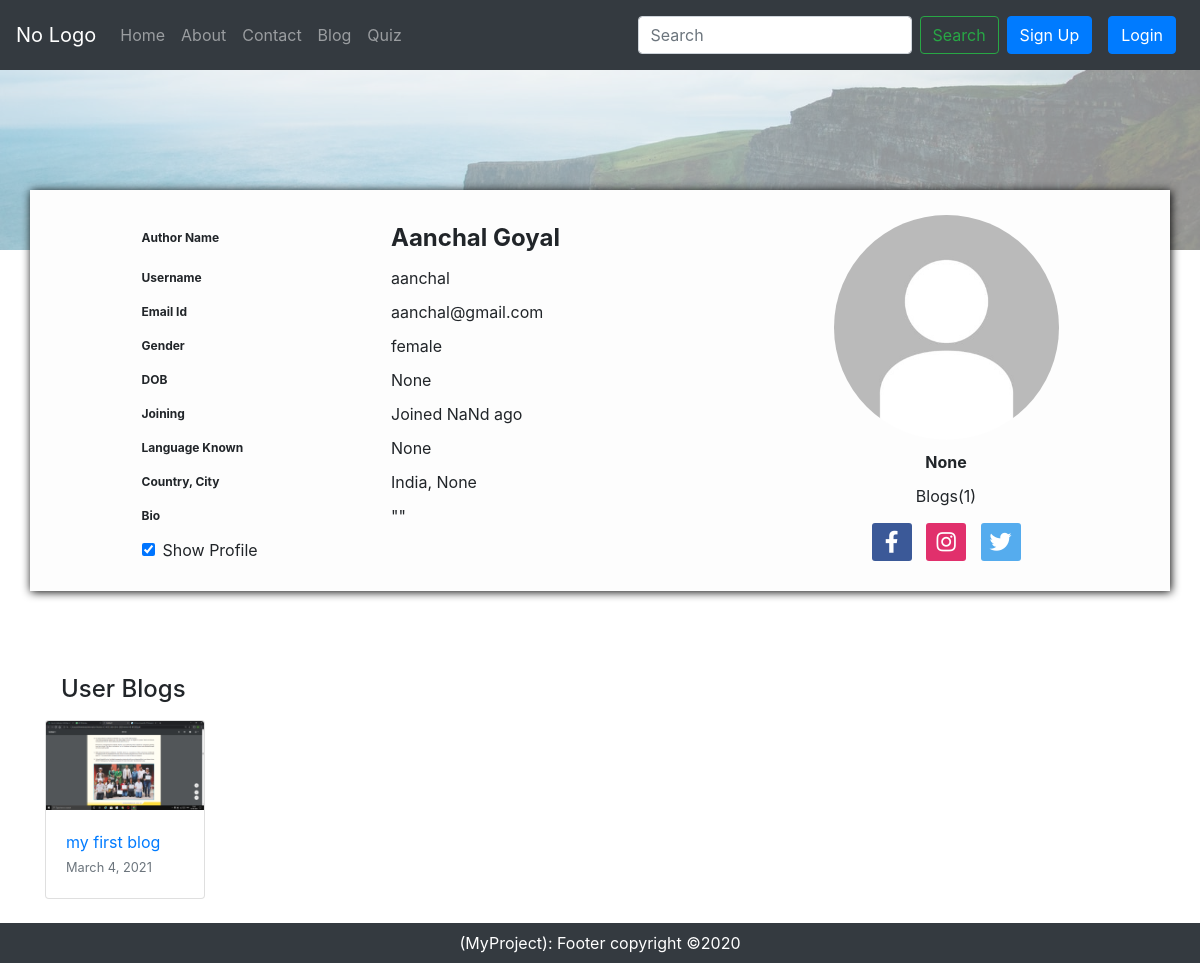
The page /blog/viewAuthorProfile/aanchal on the database as committed earlier.
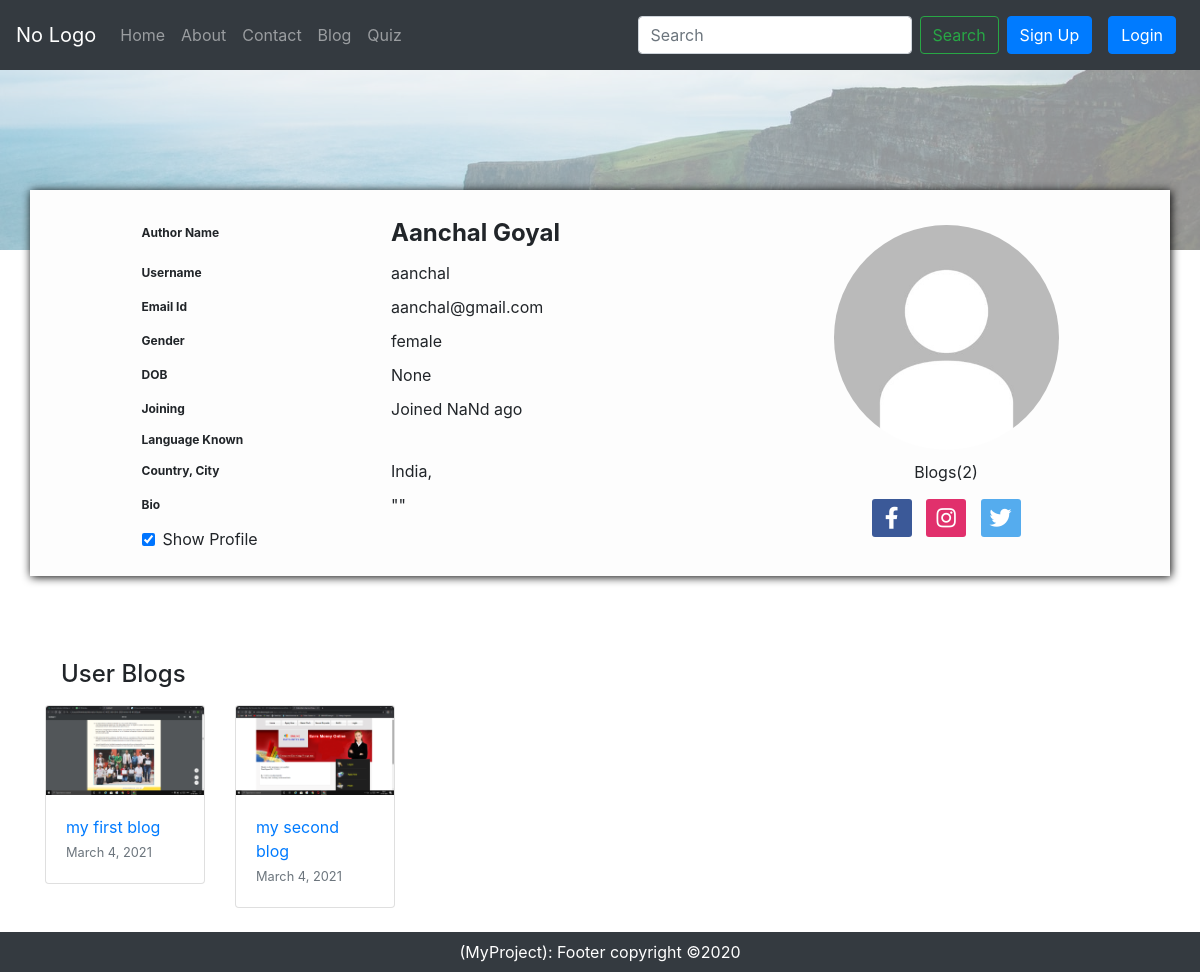
The same page on the database as committed later.
### home/models.py (models this page shows, shortened)
class UserProfile(models.Model):
    GENDER_CHOICES = (
        ("MALE","male"),
        ("FEMALE","female"),
        ("OTHERS","others"),
    )
    UserUsername = models.OneToOneField(User,on_delete=models.CASCADE,blank=True, null=True)
    phoneNumber = models.CharField(blank=True,null=True,max_length=12)
    Gender = models.CharField(choices=GENDER_CHOICES,max_length=50,blank=True)
    Dob = models.DateField(auto_now_add=False,auto_now=False,blank=True,null=True)
    JoiningDate = models.DateTimeField(auto_now_add=True)
    Country = models.CharField(max_length=100,blank=True, null=True)
    State = models.CharField(max_length=100,blank=True, null=True)
    District = models.CharField(max_length=100,blank=True, null=True)
    city = models.CharField(max_length=100,blank=True, null=True)
    address = models.CharField(max_length=100,blank=True, null=True)
    designation = models.CharField(max_length=100,blank=True, null=True)
    facebook_url = models.CharField(max_length=100,blank=True, null=True)
    instagram_url = models.CharField(max_length=100,blank=True, null=True)
    twitter_url = models.CharField(max_length=100,blank=True, null=True)
    pincode = models.CharField(blank=True,null=True,max_length=10)
    Bio = models.TextField(blank=True, null=True)
    coverImage = models.ImageField(blank=True, null=True,upload_to='images/coverImage/',default='defaultCover.jpg')
    profileImage = models.ImageField(blank=True, null=True,upload_to='images/profileImage/',default='defaultProfile.jpg')
    isPublic = models.BooleanField(default=False)
    securityQues = models.CharField(max_length=200,blank=True, null=True)
    securityAns = models.CharField(max_length=400,blank=True, null=True)
    language = models.CharField(max_length=400,blank=True, null=True)

### blog/models.py (models this page shows, shortened)
class UserPost(models.Model):
    authorUsername = models.ForeignKey(User,on_delete=models.CASCADE)
    title = models.CharField(max_length=255)
    label = models.CharField(max_length=200)
    category = models.CharField(max_length=200)
    image = models.ImageField(upload_to='images/userPost/')
    slug = models.CharField(max_length=255)
    author = models.CharField(max_length=50)
    dateUpdate = models.DateTimeField(auto_now=True,blank=True, null=True)
    timeStamp = models.DateTimeField(auto_now_add=True,blank=True, null=True)
    timeRead = models.CharField(max_length=10)
    content = RichTextField(blank=True)
    userStatus = models.CharField(max_length=50)
    adminStatus = models.BooleanField(default=False)

### blog/views.py (the view)
# urls.py: path('viewAuthorProfile/<str:profile>',views.viewProfile,name="viewProfile"),
def viewProfile(request,profile):
    myuser = User.objects.filter(username=profile).first()
    if myuser is not None:
        myprofile =  UserProfile.objects.filter(UserUsername=myuser,isPublic=True).first()
        if myprofile is None:
            myprofile = UserProfile.objects.filter(UserUsername=myuser).first()
            context = {"profileHide":True,"username":myuser.username}
            return render(request,'blog/ViewAuthorProfile.html',context)
        else:
            user_post = UserPost.objects.filter(authorUsername=myuser,adminStatus=True,userStatus="publish")
            context = {"myuser":myuser,"myprofile":myprofile,"postCount":user_post.count(),'userPost':user_post}
            return render(request,'blog/ViewAuthorProfile.html',context)
    else:
        return HttpResponse("404 page not found")

### home/context_processors.py (called while the page is built)
def profile(request):
    if not request.user.is_authenticated:
        return {
            'profile': 'Anonymous'
        }
    else:
        return{
        'profile': UserProfile.objects.filter(UserUsername=request.user).first()
        }

### templates/blog/ViewAuthorProfile.html (shortened to what the changed rows need)
{% extends 'home/base.html' %}
{% block css %}
{% load static %}
<link rel="stylesheet" href="{% static 'css/profile.css' %}">
{% endblock css %}
{% block body %}
<div class="container-fluid p-0">
    {% if profileHide %}
    <div style="min-height:100vh;" class="text-center m-3">
        <h2><strong style="font-size: 1.2em;border-bottom:2px solid grey">{{username}}</strong> profile is not Public. </h2>
    </div>
    {% else %}
    <div class="timeline-image">
        <img src="/media/{{myprofile.coverImage}}" alt="timeline">
    </div>
    <div class="container profile-container">
        <div class="left-profile-block">
            <div class="profile-element">
                <div class="small-text">Author Name</div>
                <div class="big">
                    <span>{{myuser.first_name}}</span>
                    <span>{{myuser.last_name}}</span>
                </div>
            </div>
            <div class="profile-element">
                <div class="small-text">Username </div>
                <div>
                    <span>{{myuser.username}}</span>
                </div>
            </div>
            <div class="profile-element">
                <div class="small-text">Email Id </div>
                <div>
                    <span>{{myuser.email}}</span>
                </div>
            </div>
            <div class="profile-element">
                <div class="small-text ">Gender</div>
                <div class="text-lowercase">
                    <span>{{myprofile.Gender}}</span>
                </div>
            </div>
            <div class="profile-element">
                <div class="small-text">DOB</div>
                <div>
                    <span>{{myprofile.Dob}}</span>
                </div>
            </div>
            <div class="profile-element">
                <div class="small-text">Joining </div>
                <div>
                    <span id="joining">{{myprofile.JoiningDate.isoformat}}</span>
                </div>
            </div>
            <div class="profile-element">
                <div class="small-text">Language Known </div>
                <div>
                    <span>{{myprofile.language}}</span>
                </div>
            </div>
            <div class="profile-element">
                <div class="small-text">Country, City</div>
                <div>
                    <span>{{myprofile.Country}}</span>,
                    <span>{{myprofile.city}}</span>
                </div>
            </div>
            <div class="profile-element">
                <div class="small-text">Bio </div>
                <div>
                    ""
                </div>
            </div>
            <div class="profile-element">
                <input type="checkbox" id="checkbox" onclick="return false;" readonly="readonly">
                <div class="mx-2">Show Profile</div>
            </div>
        </div>
        <div class="right-profile-block">
            <div class="profile-element">
                <div class="profile-image">
                    <img src="/media/{{myprofile.profileImage}}" alt="User Profile picture">
                </div>
            </div>
            <div class="profile-element text-center">
                <strong><span>{{myprofile.designation}}</span></strong>
            </div>
            <div class="profile-element text-center">
                <span>Blogs({{postCount}})</span>
            </div>
            <div class="profile-element text-center">
                <div class="social-links">
                    <a href="{{myprofile.facebook_url}}" target="_blank"><i class="fab fa-facebook-f"></i></a>
                    <a href="{{myprofile.instagram_url}}" target="_blank"><i class="fab fa-instagram"></i></a>
                    <a href="{{myprofile.twitter_url}}" target="_blank"><i class="fab fa-twitter"></i></a>
                </div>
            </div>
        </div>
    </div>
</div>
<div class="container my-4">
    <h4 class="m-3">User Blogs</h4>
    {% if postCount == 0 %}
    <div>
        <p style="color:grey">User not publish any post yet!</p>
    </div>
    {% else %}
    <div class="row">
        {% for post in userPost %}
        <div class="col-lg-2 col-md-4 col-sm-6">
            <div class="card">
                <img src="/media/{{post.image}}" class="card-img-top size" alt="...">
                <div class="card-body">
                    <a href="/blog/{{post.slug}}" class="card-title">{{post.title}}</a>
                    <p class="card-text"><small class="text-muted">{{post.timeStamp.date}}</small></p>
                </div>
            </div>
        </div>
        {% endfor %}
    </div>
</div>
{% endif %}
</div>
{% endif %}
{% endblock body %}

Rows that differ between the two databases and show on the page:
changed UserProfile "female": language "None" → (not shown); city "None" → (not shown); designation "None" → (not shown)
now on this page (row edited): UserPost: image (picture), title "my second blog", timeStamp "March 4, 2021"
Other text that changed with them:
{{ postCount }}: "1" → "2"
